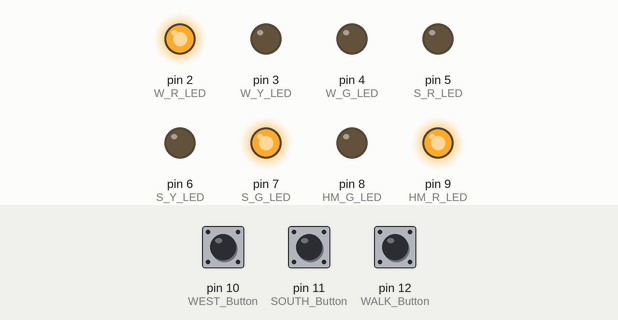
Simulated run of this sketch. Board: Arduino Uno, built with avr-gcc and run on an emulated ATmega328P. Shown: output pins drawn as LEDs (lit = HIGH). The test bench sets the inputs (shaded band); at power-on: pin 11 (SOUTH_Button) HIGH, pin 10 (WEST_Button) HIGH, pin 12 (WALK_Button) HIGH.

Above: at 6.8 s.
6.9 s: pin 11 (SOUTH_Button) pulled LOW for 2.6 s
At 9.6 s:
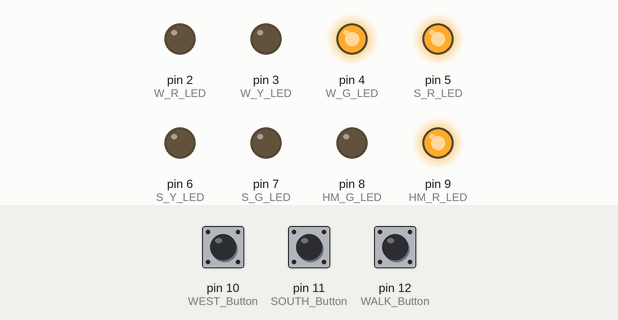
11.0 s: pin 10 (WEST_Button) pulled LOW for 2.6 s
At 12.45 s:
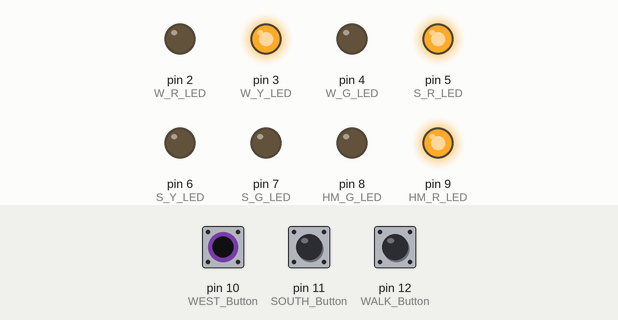
15.1 s: pin 12 (WALK_Button) pulled LOW for 2.6 s
At 17.4 s:
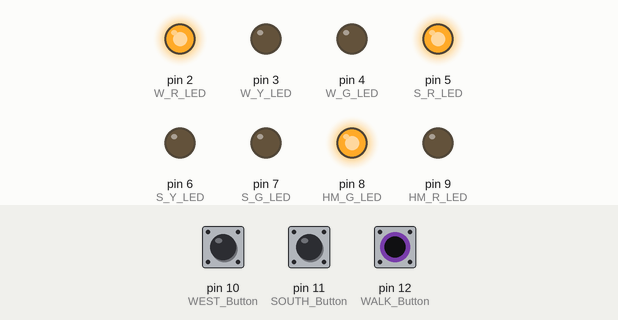
19.2 s: pin 10 (WEST_Button) pulled LOW for 2.6 s
At 19.45 s:
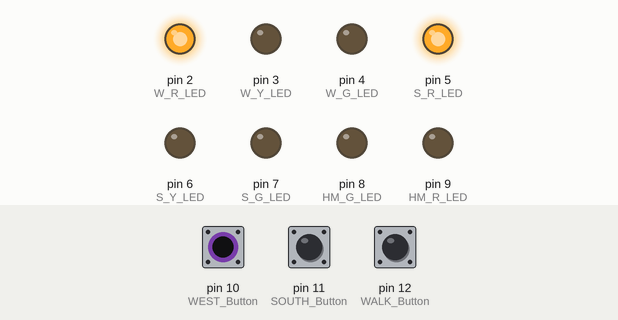
Timing chart, 0 to 22.2 s (numbered marks = the images above; inputs shaded):
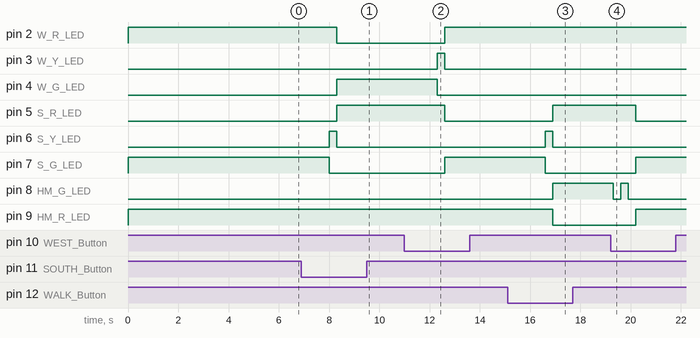

Measured:
- after the input at 6.9 s, pin 2 (W_R_LED): HIGH → LOW after 1.4 s; pin 4 (W_G_LED), pin 5 (S_R_LED): LOW → HIGH after 1.4 s; pin 6 (S_Y_LED): LOW → HIGH after 1.1 s, → LOW 0.30 s later; pin 7 (S_G_LED): HIGH → LOW after 1.1 s
- after the input at 11.0 s, pin 2 (W_R_LED), pin 7 (S_G_LED): LOW → HIGH after 1.6 s; pin 3 (W_Y_LED): LOW → HIGH after 1.3 s, → LOW 0.30 s later; pin 4 (W_G_LED): HIGH → LOW after 1.3 s; pin 5 (S_R_LED): HIGH → LOW after 1.6 s
- after the input at 15.1 s, pin 5 (S_R_LED), pin 8 (HM_G_LED): LOW → HIGH after 1.8 s; pin 6 (S_Y_LED): LOW → HIGH after 1.5 s, → LOW 0.30 s later; pin 7 (S_G_LED): HIGH → LOW after 1.5 s; pin 9 (HM_R_LED): HIGH → LOW after 1.8 s
- after the input at 19.2 s, pin 5 (S_R_LED): HIGH → LOW after 1.0 s; pin 7 (S_G_LED), pin 9 (HM_R_LED): LOW → HIGH after 1.0 s; pin 8 (HM_G_LED): HIGH → LOW after 0.10 s, → HIGH 0.30 s later, → LOW 0.30 s later

The sketch:

Traffic_Lights.ino
```cpp
#define W_R_LED 2
#define W_Y_LED 3
#define W_G_LED 4
#define WEST_Button 10

#define S_R_LED 5
#define S_Y_LED 6
#define S_G_LED 7
#define SOUTH_Button 11

#define HM_G_LED 8
#define HM_R_LED 9
#define WALK_Button 12

#define goS     0
#define waitS   1
#define goW     2
#define waitW   3
#define sToHM   4
#define wToHM   5
#define goHM1   6
#define waitHM1 7
#define goHM2   8
#define waitHM2 9

struct State
{
  unsigned long ST_Out;   // 6-bit pattern to street output
  unsigned long Time;     // delay in milli seconds units
  unsigned long Next[8];  // next state for inputs 0,1,2,3,4,5,6,7
};

typedef const struct State SType;

SType FSM[10] =
{
  {B10000101, 2000, {0, 4, 1, 1, 0, 4, 1, 1}}, // State0 = {goS, SToHM, waitS, waitS, goS, sToHM, waitS, waitS}
  {B10001001, 300,  {2, 2, 2, 2, 2, 2, 2, 2}}, // State1 = {goW, goW, goW, goW, goW, goW, goW, goW}
  {B00110001, 2000, {2, 5, 2, 5, 3, 5, 3, 5}}, // State2 = {goW, wToHM, goW, wToHM, waitW, wToHM, waitW, wToHM}
  {B01010001, 300,  {0, 0, 0, 0, 0, 0, 0, 0}}, // State3 = {goS, goS, goS, goS, goS, goS, goS, goS}
  {B10001001, 300,  {6, 6, 6, 6, 6, 6, 6, 6}}, // State4 = {goHM1, goHM1, goHM1, goHM1, goHM1, goHM1, goHM1, goHM1}
  {B01010001, 300,  {6, 6, 6, 6, 6, 6, 6, 6}}, // State5 = {goHM1, goHM1, goHM1, goHM1, goHM1, goHM1, goHM1, goHM1}
  {B10010010, 300,  {6, 6, 7, 7, 7, 7, 7, 7}}, // State6 = {goHM1, goHM1, waitHM1, waitHM1, waitHM1, waitHM1, waitHM1, waitHM1}
  {B10010000, 300,  {8, 8, 8, 8, 8, 8, 8, 8}}, // State7 = {goHM2, goHM2, goHM2, goHM2, goHM2, goHM2, goHM2, goHM2}
  {B10010010, 300,  {9, 9, 9, 9, 9, 9, 9, 9}}, // State8 = {waitHM2, waitHM2, waitHM2, waitHM2, waitHM2, waitHM2, waitHM2, waitHM2}
  {B10010000, 300,  {6, 6, 2, 2, 0, 0, 2, 0}}  // State9 = {goHM1, goHM1, goW, goW, goS, goS, goW, goS}
};

unsigned long S = 0; // index to the current state

void setup()
{
  pinMode(W_R_LED, OUTPUT);
  pinMode(W_Y_LED, OUTPUT);
  pinMode(W_G_LED, OUTPUT);
  pinMode(WEST_Button, INPUT_PULLUP);

  pinMode(S_R_LED, OUTPUT);
  pinMode(S_Y_LED, OUTPUT);
  pinMode(S_G_LED, OUTPUT);
  pinMode(SOUTH_Button, INPUT_PULLUP);

  pinMode(HM_G_LED, OUTPUT);
  pinMode(HM_R_LED, OUTPUT);
  pinMode(WALK_Button, INPUT_PULLUP);
}

int input, input1, input2, input3;

void loop()
{
  digitalWrite(W_R_LED, (FSM[S].ST_Out & B10000000));
  digitalWrite(W_Y_LED, (FSM[S].ST_Out & B01000000));
  digitalWrite(W_G_LED, (FSM[S].ST_Out & B00100000));

  digitalWrite(S_R_LED, (FSM[S].ST_Out & B00010000));
  digitalWrite(S_Y_LED, (FSM[S].ST_Out & B00001000));
  digitalWrite(S_G_LED, (FSM[S].ST_Out & B00000100));

  digitalWrite(HM_G_LED, (FSM[S].ST_Out & B00000010));
  digitalWrite(HM_R_LED, (FSM[S].ST_Out & B00000001));

  delay(FSM[S].Time);

  input1 = !digitalRead(SOUTH_Button);
  input2 = !digitalRead(WEST_Button);
  input3 = !digitalRead(WALK_Button);

  input = 4 * input2 + 2 * input1 + input3;
  S = FSM[S].Next[input];
}
```
